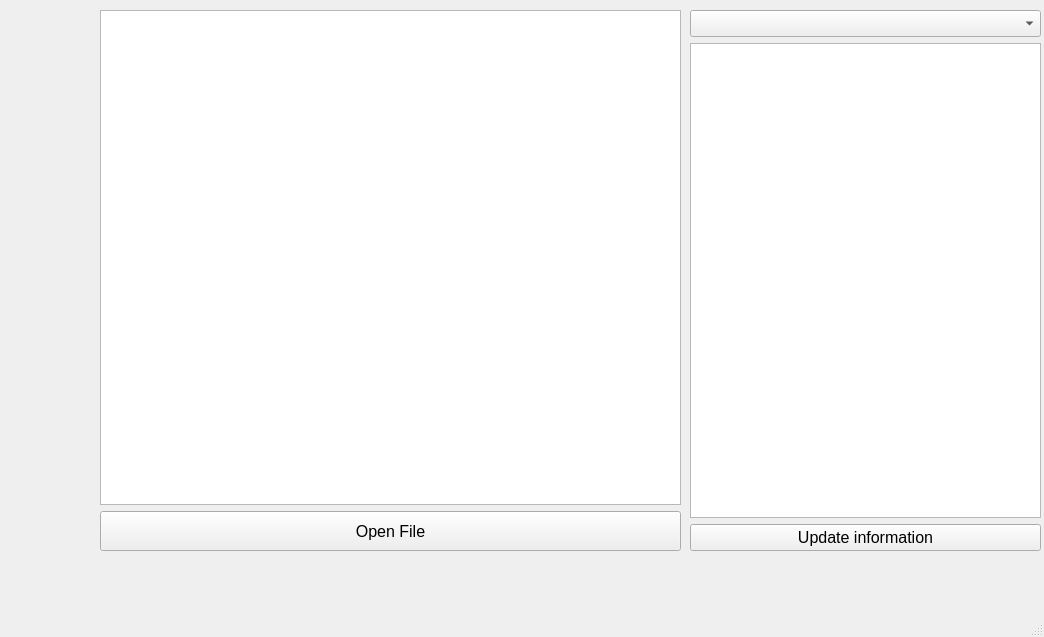
<?xml version="1.0" encoding="UTF-8"?>
<ui version="4.0">
 <class>MainWindow</class>
 <widget class="QMainWindow" name="MainWindow">
  <property name="windowModality">
   <enum>Qt::NonModal</enum>
  </property>
  <property name="geometry">
   <rect>
    <x>0</x>
    <y>0</y>
    <width>1044</width>
    <height>637</height>
   </rect>
  </property>
  <property name="windowTitle">
   <string>MainWindow</string>
  </property>
  <property name="styleSheet">
   <string notr="true"/>
  </property>
  <widget class="QWidget" name="centralwidget">
   <widget class="QWidget" name="layoutWidget">
    <property name="geometry">
     <rect>
      <x>690</x>
      <y>10</y>
      <width>351</width>
      <height>541</height>
     </rect>
    </property>
    <layout class="QVBoxLayout" name="verticalLayout_2">
     <item>
      <widget class="QComboBox" name="comboBox">
       <property name="font">
        <font>
         <pointsize>12</pointsize>
        </font>
       </property>
      </widget>
     </item>
     <item>
      <widget class="QTextBrowser" name="textBrowser">
       <property name="font">
        <font>
         <pointsize>12</pointsize>
        </font>
       </property>
      </widget>
     </item>
     <item>
      <widget class="QPushButton" name="updateInfoButton">
       <property name="font">
        <font>
         <pointsize>12</pointsize>
        </font>
       </property>
       <property name="text">
        <string>Update information</string>
       </property>
      </widget>
     </item>
    </layout>
   </widget>
   <widget class="QWidget" name="layoutWidget">
    <property name="geometry">
     <rect>
      <x>100</x>
      <y>10</y>
      <width>581</width>
      <height>541</height>
     </rect>
    </property>
    <layout class="QVBoxLayout" name="verticalLayout">
     <item>
      <widget class="QTextEdit" name="textEdit">
       <property name="font">
        <font>
         <family>Cascadia Code</family>
         <pointsize>12</pointsize>
        </font>
       </property>
      </widget>
     </item>
     <item>
      <widget class="QPushButton" name="openFileButton">
       <property name="minimumSize">
        <size>
         <width>0</width>
         <height>40</height>
        </size>
       </property>
       <property name="font">
        <font>
         <pointsize>12</pointsize>
        </font>
       </property>
       <property name="text">
        <string>Open File</string>
       </property>
      </widget>
     </item>
    </layout>
   </widget>
  </widget>
  <widget class="QMenuBar" name="menubar">
   <property name="geometry">
    <rect>
     <x>0</x>
     <y>0</y>
     <width>1044</width>
     <height>25</height>
    </rect>
   </property>
  </widget>
  <widget class="QStatusBar" name="statusBar"/>
 </widget>
 <resources/>
 <connections/>
</ui>
